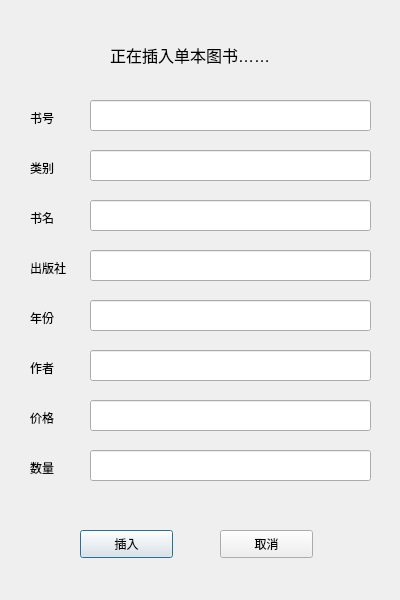
<?xml version="1.0" encoding="UTF-8"?>
<ui version="4.0">
 <class>InsOne</class>
 <widget class="QDialog" name="InsOne">
  <property name="geometry">
   <rect>
    <x>0</x>
    <y>0</y>
    <width>400</width>
    <height>600</height>
   </rect>
  </property>
  <property name="windowTitle">
   <string>单册图书入库</string>
  </property>
  <widget class="QLabel" name="label">
   <property name="geometry">
    <rect>
     <x>30</x>
     <y>110</y>
     <width>72</width>
     <height>15</height>
    </rect>
   </property>
   <property name="text">
    <string>书号</string>
   </property>
  </widget>
  <widget class="QLineEdit" name="writerEdit">
   <property name="geometry">
    <rect>
     <x>90</x>
     <y>350</y>
     <width>281</width>
     <height>31</height>
    </rect>
   </property>
  </widget>
  <widget class="QLabel" name="label_6">
   <property name="geometry">
    <rect>
     <x>30</x>
     <y>360</y>
     <width>72</width>
     <height>15</height>
    </rect>
   </property>
   <property name="text">
    <string>作者</string>
   </property>
  </widget>
  <widget class="QLineEdit" name="classEdit">
   <property name="geometry">
    <rect>
     <x>90</x>
     <y>150</y>
     <width>281</width>
     <height>31</height>
    </rect>
   </property>
  </widget>
  <widget class="QLineEdit" name="companyEdit">
   <property name="geometry">
    <rect>
     <x>90</x>
     <y>250</y>
     <width>281</width>
     <height>31</height>
    </rect>
   </property>
  </widget>
  <widget class="QPushButton" name="insertBtn">
   <property name="geometry">
    <rect>
     <x>80</x>
     <y>530</y>
     <width>93</width>
     <height>28</height>
    </rect>
   </property>
   <property name="text">
    <string>插入</string>
   </property>
  </widget>
  <widget class="QLineEdit" name="nameEdit">
   <property name="geometry">
    <rect>
     <x>90</x>
     <y>200</y>
     <width>281</width>
     <height>31</height>
    </rect>
   </property>
  </widget>
  <widget class="QLineEdit" name="numberEdit">
   <property name="geometry">
    <rect>
     <x>90</x>
     <y>450</y>
     <width>281</width>
     <height>31</height>
    </rect>
   </property>
  </widget>
  <widget class="QLabel" name="label_4">
   <property name="geometry">
    <rect>
     <x>30</x>
     <y>260</y>
     <width>72</width>
     <height>15</height>
    </rect>
   </property>
   <property name="text">
    <string>出版社</string>
   </property>
  </widget>
  <widget class="QLabel" name="label_8">
   <property name="geometry">
    <rect>
     <x>30</x>
     <y>460</y>
     <width>72</width>
     <height>15</height>
    </rect>
   </property>
   <property name="text">
    <string>数量</string>
   </property>
  </widget>
  <widget class="QLineEdit" name="yearEdit">
   <property name="geometry">
    <rect>
     <x>90</x>
     <y>300</y>
     <width>281</width>
     <height>31</height>
    </rect>
   </property>
  </widget>
  <widget class="QLabel" name="label_7">
   <property name="geometry">
    <rect>
     <x>30</x>
     <y>410</y>
     <width>72</width>
     <height>15</height>
    </rect>
   </property>
   <property name="text">
    <string>价格</string>
   </property>
  </widget>
  <widget class="QPushButton" name="exitBtn">
   <property name="geometry">
    <rect>
     <x>220</x>
     <y>530</y>
     <width>93</width>
     <height>28</height>
    </rect>
   </property>
   <property name="text">
    <string>取消</string>
   </property>
  </widget>
  <widget class="QLabel" name="label_3">
   <property name="geometry">
    <rect>
     <x>30</x>
     <y>210</y>
     <width>72</width>
     <height>15</height>
    </rect>
   </property>
   <property name="text">
    <string>书名</string>
   </property>
  </widget>
  <widget class="QLineEdit" name="priceEdit">
   <property name="geometry">
    <rect>
     <x>90</x>
     <y>400</y>
     <width>281</width>
     <height>31</height>
    </rect>
   </property>
  </widget>
  <widget class="QLineEdit" name="idEdit">
   <property name="geometry">
    <rect>
     <x>90</x>
     <y>100</y>
     <width>281</width>
     <height>31</height>
    </rect>
   </property>
  </widget>
  <widget class="QLabel" name="label_5">
   <property name="geometry">
    <rect>
     <x>30</x>
     <y>310</y>
     <width>72</width>
     <height>15</height>
    </rect>
   </property>
   <property name="text">
    <string>年份</string>
   </property>
  </widget>
  <widget class="QLabel" name="label_2">
   <property name="geometry">
    <rect>
     <x>30</x>
     <y>160</y>
     <width>72</width>
     <height>15</height>
    </rect>
   </property>
   <property name="text">
    <string>类别</string>
   </property>
  </widget>
  <widget class="QLabel" name="label_9">
   <property name="geometry">
    <rect>
     <x>110</x>
     <y>30</y>
     <width>261</width>
     <height>51</height>
    </rect>
   </property>
   <property name="text">
    <string>&lt;html&gt;&lt;head/&gt;&lt;body&gt;&lt;p&gt;&lt;span style=&quot; font-size:12pt;&quot;&gt;正在插入单本图书……&lt;/span&gt;&lt;/p&gt;&lt;/body&gt;&lt;/html&gt;</string>
   </property>
  </widget>
  <widget class="QLabel" name="label_10">
   <property name="geometry">
    <rect>
     <x>30</x>
     <y>30</y>
     <width>61</width>
     <height>51</height>
    </rect>
   </property>
   <property name="styleSheet">
    <string notr="true">image: url(book2.jpg)</string>
   </property>
   <property name="text">
    <string/>
   </property>
  </widget>
 </widget>
 <resources/>
 <connections>
  <connection>
   <sender>exitBtn</sender>
   <signal>clicked()</signal>
   <receiver>InsOne</receiver>
   <slot>close()</slot>
   <hints>
    <hint type="sourcelabel">
     <x>303</x>
     <y>281</y>
    </hint>
    <hint type="destinationlabel">
     <x>349</x>
     <y>274</y>
    </hint>
   </hints>
  </connection>
 </connections>
</ui>
